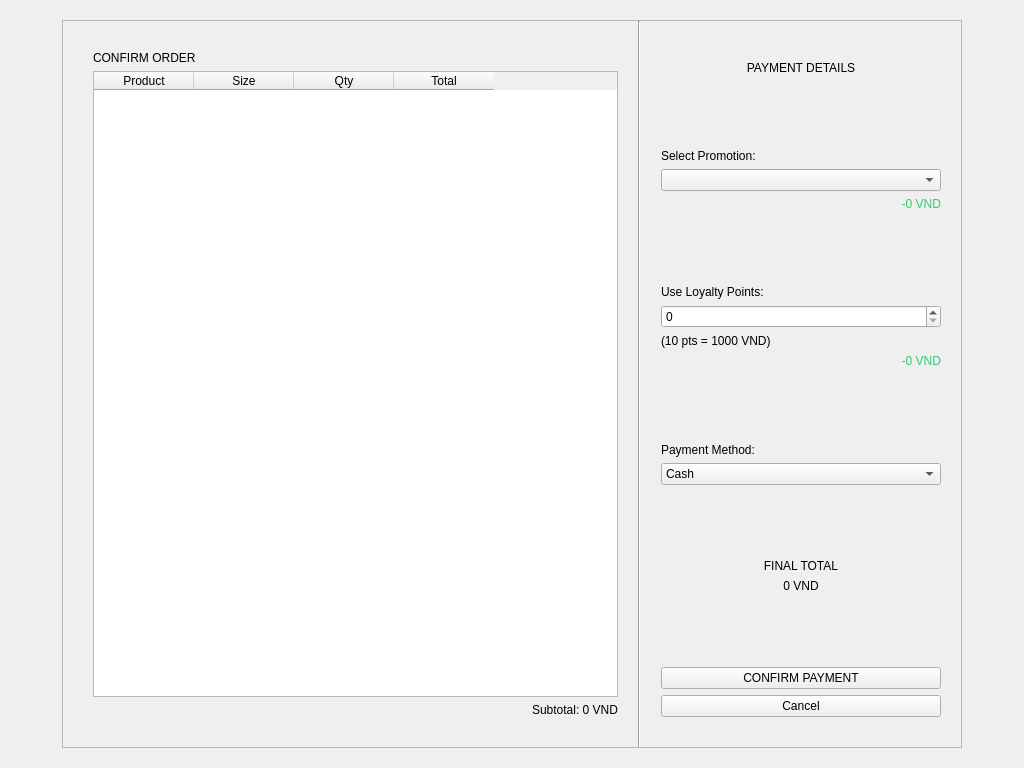
<?xml version="1.0" encoding="UTF-8"?>
<ui version="4.0">
 <class>OrderWidget</class>
 <widget class="QWidget" name="OrderWidget">
  <property name="geometry">
   <rect>
    <x>0</x>
    <y>0</y>
    <width>1024</width>
    <height>768</height>
   </rect>
  </property>
  <layout class="QVBoxLayout" name="verticalLayout_Main">
   <item>
    <widget class="QWidget" name="centerContainer" native="true">
     <layout class="QHBoxLayout" name="horizontalLayout_Center">
      <item>
       <spacer name="horizontalSpacer_L">
        <property name="orientation">
         <enum>Qt::Horizontal</enum>
        </property>
        <property name="sizeHint" stdset="0">
         <size>
          <width>40</width>
          <height>20</height>
         </size>
        </property>
       </spacer>
      </item>
      <item>
       <widget class="QFrame" name="mainCard">
        <property name="minimumSize">
         <size>
          <width>900</width>
          <height>600</height>
         </size>
        </property>
        <property name="frameShape">
         <enum>QFrame::StyledPanel</enum>
        </property>
        <layout class="QHBoxLayout" name="horizontalLayout_Card">
         <property name="spacing">
          <number>0</number>
         </property>
         <property name="leftMargin">
          <number>0</number>
         </property>
         <property name="topMargin">
          <number>0</number>
         </property>
         <property name="rightMargin">
          <number>0</number>
         </property>
         <property name="bottomMargin">
          <number>0</number>
         </property>

         <item>
          <widget class="QWidget" name="leftSide" native="true">
           <layout class="QVBoxLayout" name="verticalLayout_Left">
            <property name="leftMargin">
             <number>30</number>
            </property>
            <property name="topMargin">
             <number>30</number>
            </property>
            <property name="rightMargin">
             <number>20</number>
            </property>
            <property name="bottomMargin">
             <number>30</number>
            </property>
            <item>
             <widget class="QLabel" name="lblTitle">
              <property name="text">
               <string>CONFIRM ORDER</string>
              </property>
             </widget>
            </item>
            <item>
             <widget class="QTableWidget" name="tblOrderItems">
              <property name="selectionMode">
               <enum>QAbstractItemView::NoSelection</enum>
              </property>
              <column><property name="text"><string>Product</string></property></column>
              <column><property name="text"><string>Size</string></property></column>
              <column><property name="text"><string>Qty</string></property></column>
              <column><property name="text"><string>Total</string></property></column>
             </widget>
            </item>
            <item>
             <widget class="QLabel" name="lblSubtotal">
              <property name="text">
               <string>Subtotal: 0 VND</string>
              </property>
              <property name="alignment">
               <set>Qt::AlignRight|Qt::AlignTrailing|Qt::AlignVCenter</set>
              </property>
             </widget>
            </item>
           </layout>
          </widget>
         </item>

         <item>
          <widget class="Line" name="lineSeparator">
           <property name="orientation">
            <enum>Qt::Vertical</enum>
           </property>
          </widget>
         </item>

         <item>
          <widget class="QWidget" name="rightSide" native="true">
           <property name="minimumSize">
            <size>
             <width>320</width>
             <height>0</height>
            </size>
           </property>
           <layout class="QVBoxLayout" name="verticalLayout_Right">
            <property name="leftMargin">
             <number>20</number>
            </property>
            <property name="topMargin">
             <number>40</number>
            </property>
            <property name="rightMargin">
             <number>20</number>
            </property>
            <property name="bottomMargin">
             <number>30</number>
            </property>

            <item>
             <widget class="QLabel" name="lblPaymentTitle">
              <property name="text">
               <string>PAYMENT DETAILS</string>
              </property>
              <property name="alignment">
               <set>Qt::AlignCenter</set>
              </property>
             </widget>
            </item>

            <item><spacer name="vSpacer1"><property name="orientation"><enum>Qt::Vertical</enum></property><property name="sizeHint" stdset="0"><size><width>20</width><height>20</height></size></property></spacer></item>

            <item>
             <widget class="QLabel" name="label_Promo"><property name="text"><string>Select Promotion:</string></property></widget>
            </item>
            <item>
             <widget class="QComboBox" name="cboPromotions"/>
            </item>
            <item>
             <widget class="QLabel" name="lblDiscountVal">
              <property name="text"><string>-0 VND</string></property>
              <property name="styleSheet"><string>color: #2ECC71;</string></property>
              <property name="alignment"><set>Qt::AlignRight</set></property>
             </widget>
            </item>

            <item><spacer name="vSpacer2"><property name="orientation"><enum>Qt::Vertical</enum></property><property name="sizeHint" stdset="0"><size><width>20</width><height>10</height></size></property></spacer></item>

            <item>
             <widget class="QLabel" name="label_Points"><property name="text"><string>Use Loyalty Points:</string></property></widget>
            </item>
            <item>
             <widget class="QSpinBox" name="spinPoints">
              <property name="singleStep"><number>10</number></property>
             </widget>
            </item>
            <item>
             <widget class="QLabel" name="lblPointHint">
              <property name="text"><string>(10 pts = 1000 VND)</string></property>
             </widget>
            </item>
            <item>
             <widget class="QLabel" name="lblPointDiscountVal">
              <property name="text"><string>-0 VND</string></property>
              <property name="styleSheet"><string>color: #2ECC71;</string></property>
              <property name="alignment"><set>Qt::AlignRight</set></property>
             </widget>
            </item>

            <item><spacer name="vSpacer3"><property name="orientation"><enum>Qt::Vertical</enum></property><property name="sizeHint" stdset="0"><size><width>20</width><height>10</height></size></property></spacer></item>

            <item>
             <widget class="QLabel" name="label_Method"><property name="text"><string>Payment Method:</string></property></widget>
            </item>
            <item>
             <widget class="QComboBox" name="cboPaymentMethod">
              <item><property name="text"><string>Cash</string></property></item>
              <item><property name="text"><string>Credit Card</string></property></item>
              <item><property name="text"><string>E-Wallet (Momo/ZaloPay)</string></property></item>
             </widget>
            </item>

            <item><spacer name="vSpacer4"><property name="orientation"><enum>Qt::Vertical</enum></property><property name="sizeHint" stdset="0"><size><width>20</width><height>40</height></size></property></spacer></item>

            <item>
             <widget class="QLabel" name="lblFinalTotalLabel"><property name="text"><string>FINAL TOTAL</string></property><property name="alignment"><set>Qt::AlignCenter</set></property></widget>
            </item>
            <item>
             <widget class="QLabel" name="lblFinalTotal">
              <property name="text"><string>0 VND</string></property>
              <property name="alignment"><set>Qt::AlignCenter</set></property>
             </widget>
            </item>

            <item><spacer name="vSpacer5"><property name="orientation"><enum>Qt::Vertical</enum></property><property name="sizeHint" stdset="0"><size><width>20</width><height>20</height></size></property></spacer></item>

            <item>
             <widget class="QPushButton" name="btnConfirmPay">
              <property name="text"><string>CONFIRM PAYMENT</string></property>
             </widget>
            </item>
            <item>
             <widget class="QPushButton" name="btnBack">
              <property name="text"><string>Cancel</string></property>
             </widget>
            </item>

           </layout>
          </widget>
         </item>
        </layout>
       </widget>
      </item>
      <item>
       <spacer name="horizontalSpacer_R">
        <property name="orientation">
         <enum>Qt::Horizontal</enum>
        </property>
        <property name="sizeHint" stdset="0">
         <size>
          <width>40</width>
          <height>20</height>
         </size>
        </property>
       </spacer>
      </item>
     </layout>
    </widget>
   </item>
  </layout>
 </widget>
</ui>
